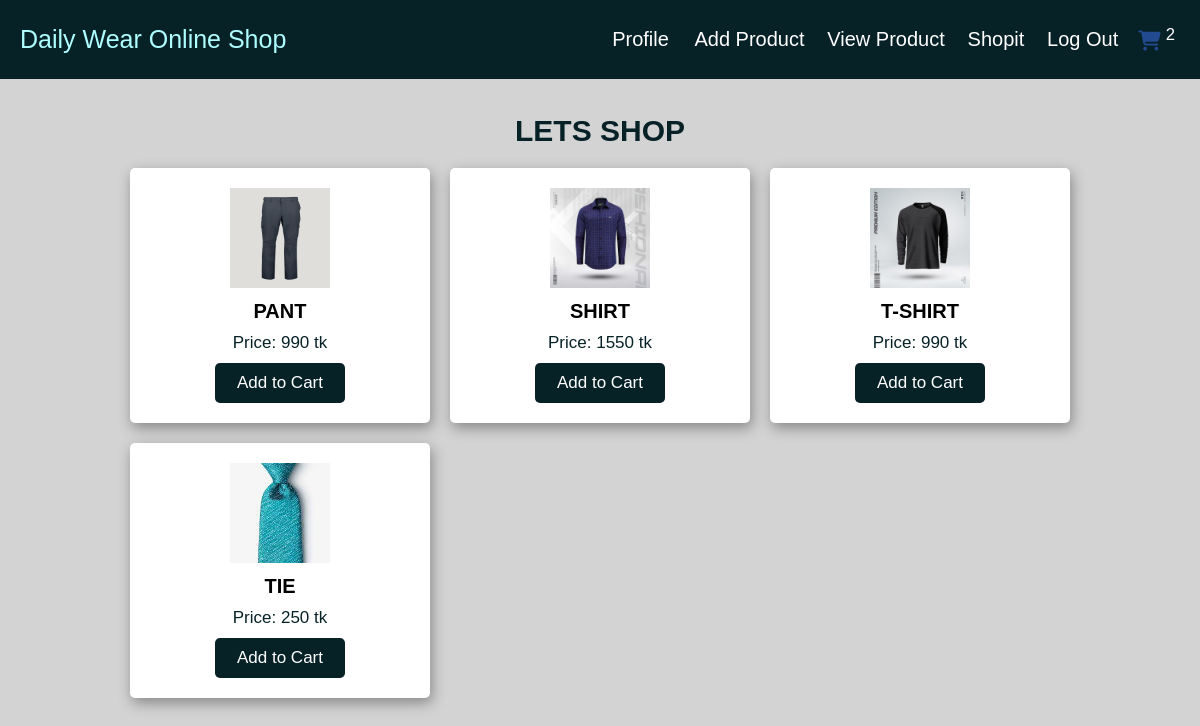
The app's page /shopping.php with its own data.
### tables this page shows
CREATE TABLE `products` (
  `id` int(11) NOT NULL,
  `name` varchar(255) NOT NULL,
  `price` varchar(250) NOT NULL,
  `image` varchar(250) NOT NULL
);

### shopping.php (the view, shortened to what this page needs)
<?php
include 'connect.php';
?>
<!DOCTYPE html>
<html lang="en">
<head>
    <link rel ="stylesheet" href= "css/headerStyle.css">
    <link rel="stylesheet" href="https://cdnjs.cloudflare.com/ajax/libs/font-awesome/6.4.2/css/all.min.css" />
</head>
<body>
<?php include 'header.php'?>
<div class= "container">
    <section class="products">
        <h1 class="heading"> Lets Shop </h1>
        <div class= "product_container">
        <?php
            $select_products = mysqli_query($conn, "Select * from products");
            if (mysqli_num_rows($select_products) > 0) {
                while ($fetch_product = mysqli_fetch_assoc($select_products)) {
            ?>
            <form method ="post" action="">
                <div class= "edit_form">
                    <img src="images/<?php echo $fetch_product['image'] ?>" alt="" style="width: 100px; height: 100px;">
                    <h3><?php echo $fetch_product['name'] ?> </h3>
                    <div class="price"> Price: <?php echo $fetch_product['price'] ?> tk </div>
                        <input type="submit" name="add_to_cart" class="submit_btn cart_btn" value="Add to Cart">
                </div>
            </form>
            <?php
                }
            } else {
                echo "<div class='empty_text'> No Products Available</div>";
            }
            ?>
        </div>
    </section>
    </div>
</body>
</html>

### header.php (shortened to what this page needs)
<?php
include 'connect.php';
?>
<!DOCTYPE html>
<html lang="en">
<head>
    <link rel ="stylesheet" href= "css/headerStyle.css">
    <link rel="stylesheet" href="https://cdnjs.cloudflare.com/ajax/libs/font-awesome/6.4.2/css/all.min.css" />
</head>
<body>
    <header class = "header">
        <div class ="header_body">
            <a href="dashboard.php" class ="logo"> Daily Wear Online Shop</a>
            <nav class ="navbar">
            <a href="profile.php">Profile </a>
            <a href="product.php"> Add Product</a>
            <a href="view_product.php"> View Product</a>
            <a href="shopping.php"> Shopit</a>
            <a href="logOut.php">Log Out</a>
            </nav>
            <?php
            $select_product = mysqli_query($conn, "Select * from cart") or die('query failed');
            $row_count = mysqli_num_rows($select_product);
            ?>
            <a href="cart.php" class="cart"><i class="fa-solid fa-cart-shopping" style="color: #214a91;"></i><span><sup><?php echo $row_count?></sup></span></a>
        </div>
</body>
</html>

### css/headerStyle.css (style rules this page uses)
* { margin: 0; padding: 0; box-sizing: border-box; outline: none; border: none; text-decoration: none; font-family: "Poppins", sans-serif; }
:root { --color1: #072227; --color2: #35858b; --color3: #4fbdba; --color4: #aefeff; --black: #000; --white: #fff; --lightgray: #d3d3d3; --red: rgb(238, 62, 62); }
html { font-size: 62.5%; overflow-x: hidden; }
.container { max-width: 1200px; margin: 0 auto; padding-bottom: 5rem; height: 100vh; background-color: var(--lightgray); }
.header { background-color: var(--color1); position: sticky; top: 0; left: 0; z-index: 1000; }
.header .header_body { display: flex; align-items: center; padding: 2.5rem 2rem; }
.header .header_body .logo { margin-right: auto; font-size: 2.5rem; color: var(--color4); }
.header .header_body .navbar a { margin-left: 2rem; font-size: 2rem; color: var(--white); }
.header .header_body .cart { margin-left: 2rem; font-size: 2rem; color: var(--white); }
.header .header_body .cart span { padding: 0 0.5rem; }
.heading { text-align: center; font-size: 3rem; text-transform: uppercase; padding: 1.5rem 0 2rem; color: var(--color1); }
section { padding: 2rem; }
.submit_btn, .edit_btn, .cancel_btn { display: block; width: 50%; text-align: center; background-color: var(--color1); color: var(--white); font-size: 1.7rem; padding: 1.2rem 3rem; border-radius: 0.5rem; cursor: pointer; margin-top: 2rem; margin: 0 auto; }
img { width: 20%; margin: 0 auto; }
.product_container { display: grid; grid-template-columns: repeat(auto-fit, 30rem); gap: 2rem; justify-content: center; }
.product_container .edit_form { text-align: center; padding: 2rem; box-shadow: var(--black); border: var(--border); border-radius: 0.5rem; background-color: var(--white); box-shadow: 2px 5px 14px #888888; }
.product_container .edit_form img { width: 50%; margin: 0 auto; }
.products .edit_form h3 { margin: 1rem 0; font-size: 2rem; color: var(--black); text-transform: uppercase; }
.products .edit_form .price { font-size: 1.7rem; color: var(--color1); margin: 1rem 0; }
.cart_btn { text-align: center; padding: 1rem 0; }

### records on screen
products: image (picture), name "PANT", price "990"
products: image (picture), name "SHIRT", price "1550"
products: image (picture), name "T-SHIRT", price "990"
products: image (picture), name "TIE", price "250"

### other values on screen
$row_count "2"
